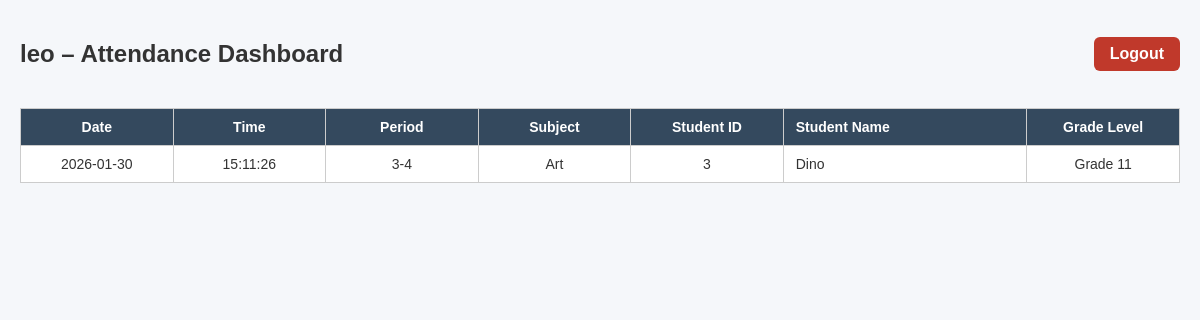
/dashboard (signed in), run on an earlier commit of the app's database.
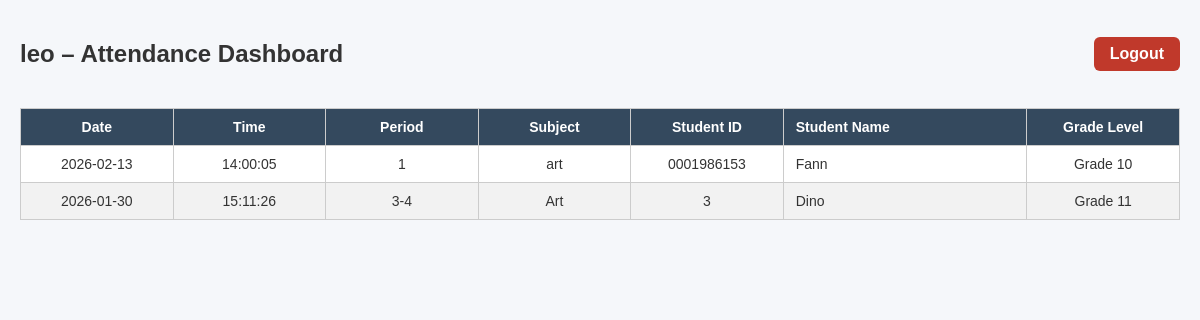
And on a later commit of the database.
### tables this page shows
CREATE TABLE "attendance_log" (
	"attendance_id"	TEXT UNIQUE,
	"student_id"	INTEGER,
	"teacher_id"	TEXT,
	"class_date"	INTEGER,
	"class_time"	INTEGER,
	"class_period"	TEXT,
	"class_subject"	TEXT,
	"grade_level"	TEXT
);

CREATE TABLE "students" (
	"student_id"	TEXT,
	"full_name"	TEXT
, "grade_level"	TEXT);

### web_dashboard/app.py (the view)
@app.route("/dashboard")
def dashboard():
    if session.get("role") != "Teacher":
        return redirect(url_for("index"))
    teacher_id = session.get("teacher_id")
    records = read_attendance_by_teacher(teacher_id)
    return render_template(
        "dashboard.html",
        records=records,
        teacher=session.get("username")
    )

### web_dashboard/app.py (called while the page is built)
def get_db_connection():
    conn = sqlite3.connect(DB_PATH)
    conn.row_factory = sqlite3.Row
    return conn

def read_attendance_by_teacher(teacher_id):
    conn = get_db_connection()
    cur = conn.cursor()
    cur.execute("""
        SELECT
            a.class_date,
            a.class_time,
            a.class_period,
            a.class_subject,
            s.student_id,
            s.full_name,
            s.grade_level
        FROM attendance_log a
        JOIN students s ON a.student_id = s.student_id
        WHERE a.teacher_id = ?
        ORDER BY a.class_date DESC, a.class_time DESC
    """, (teacher_id,))
    records = cur.fetchall()
    conn.close()
    return records

### web_dashboard/templates/dashboard.html (shortened to what this page needs)
<!DOCTYPE html>
<html lang="en">
<head>
    <link rel="stylesheet" href="{{ url_for('static', filename='styles.css') }}">
</head>
<body>
<div class="dashboard-header">
    <h2>{{ teacher }} – Attendance Dashboard</h2>
    <a class="logout-btn" href="{{ url_for('logout') }}">Logout</a>
</div>
<table>
    <thead>
        <tr>
            <th>Date</th>
            <th>Time</th>
            <th>Period</th>
            <th>Subject</th>
            <th>Student ID</th>
            <th>Student Name</th>
            <th>Grade Level</th>
        </tr>
    </thead>
<tbody>
    {% for record in records %}
    <tr>
        <td>{{ record.class_date }}</td>
        <td>{{ record.class_time }}</td>
        <td>{{ record.class_period }}</td>
        <td>{{ record.class_subject }}</td>
        <td>{{ record.student_id }}</td>
        <td>{{ record.full_name }}</td>
        <td>{{ record.grade_level }}</td>
    </tr>
    {% endfor %}
</tbody>
</table>
</body>
</html>

What changed in the data, as far as the page shows it:
added attendance_log: class_date "2026-02-13", class_time "14:00:05", class_period "1", class_subject "art", student_id "0001986153", full_name "Fann", grade_level "Grade 10"
